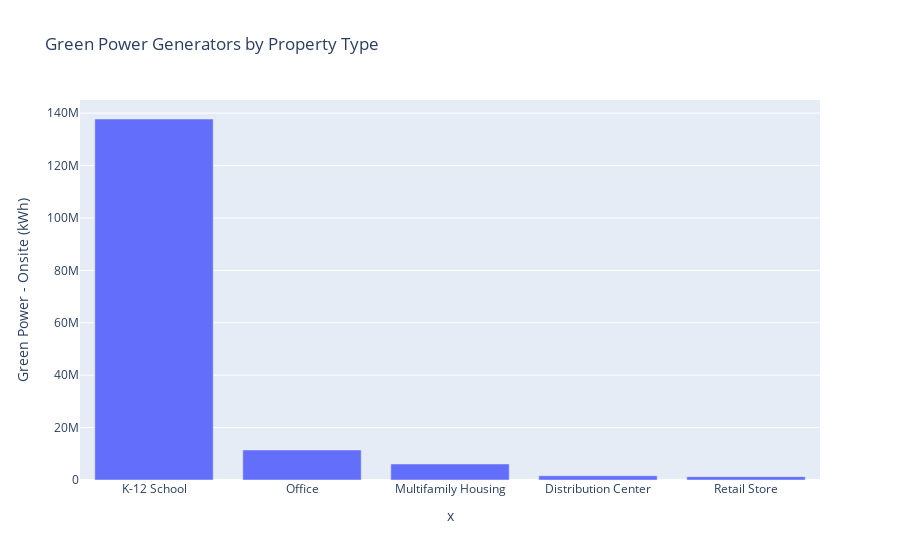

Notebook cell for this chart:
### Markdown cell above
So according to my calculations above, if green power were to be generated from the five property types at the same rate for all the buildings of that type included in the data set, NYC could generate 4.26 Terawatt hrs per year, which according to this website, is about 8% of NYC's electricity use. Which is not a huge amount but a lot more than we're getting from green sources now!

https://www.buildingcongress.com/advocacy-and-reports/reports-and-analysis/Electricity-Outlook-2017-Powering-New-York-Citys-Future/The-Electricity-Outlook-to-2027.html#:~:text=Annual%20energy%20consumption%20in%20New,year%20over%20the%20forecast%20period.

### Code cell
#only showing top five because the other property types had so little onsite generation
import plotly.express as px
fig = px.bar(prop_type_green_pow.iloc[0:5,], y ='Green Power - Onsite (kWh)', x = prop_type_green_pow.index[0:5],\
             title='Green Power Generators by Property Type')
fig.show()

### Figure 1 — Plotly figure (JSON) as saved in the notebook; plotly's stock layout.template omitted (floating-point values rounded to 4 significant figures)
{"data": [{"alignmentgroup": "True", "hovertemplate": "x=%{x}<br>Green Power - Onsite (kWh)=%{y}<extra></extra>", "legendgroup": "", "marker": {"color": "#636efa", "pattern": {"shape": ""}}, "name": "", "offsetgroup": "", "orientation": "v", "showlegend": false, "textposition": "auto", "type": "bar", "x": ["K-12 School", "Office", "Multifamily Housing", "Distribution Center", "Retail Store"], "xaxis": "x", "y": [137800000.0, 11454490, 6121431, 1605000.0, 1277660], "yaxis": "y"}], "layout": {"barmode": "relative", "legend": {"tracegroupgap": 0}, "title": {"text": "Green Power Generators by Property Type"}, "xaxis": {"anchor": "y", "domain": [0, 1], "title": {"text": "x"}}, "yaxis": {"anchor": "x", "domain": [0, 1], "title": {"text": "Green Power - Onsite (kWh)"}}}}
